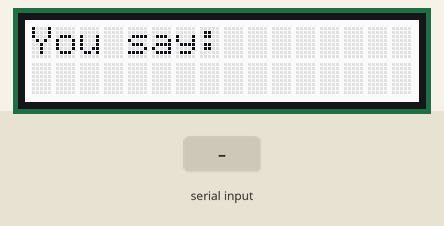
Bench run of a sketch on a simulated Arduino Uno, built with avr-gcc and run on an emulated ATmega328P. Parts: 16×2 character LCD. Inputs (shaded band) come from the test bench. What the sketch prints to the serial monitor is not drawn.

Above: at 3.2 s.
3.3 s: "1\n" received over the second serial link
At 5.5 s:
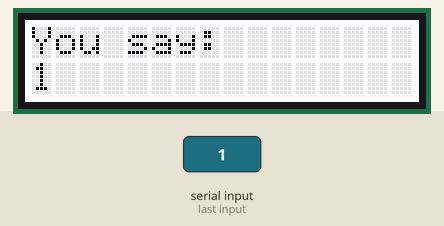
5.8 s: "0\n" received over the second serial link
At 7.6 s:
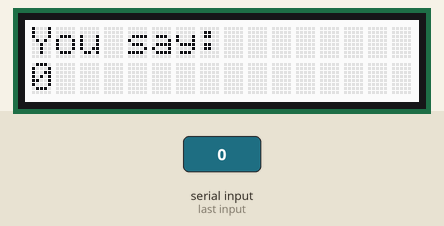
8.3 s: "2\n" received over the second serial link
At 10.7 s:
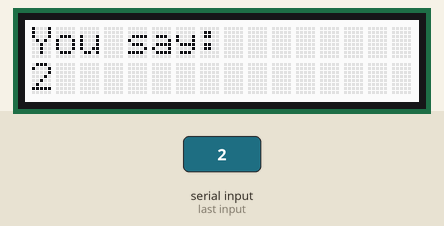
Timing chart, 0 to 12.2 s (numbered marks = the images above; inputs shaded):
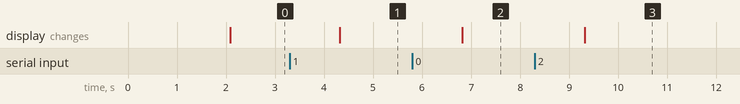

Measured:
- after the input at 3.3 s, the display: changes after 1.0 s (image 1)
- after the input at 5.8 s, the display: changes after 1.0 s (image 2)
- after the input at 8.3 s, the display: changes after 1.0 s (image 3)

The sketch:

179-BT_e_LCD.ino
```cpp
//codice per display - BEGIN
#include <Wire.h>
#include "rgb_lcd.h"
rgb_lcd lcd;
//codice per display - END

#include <SoftwareSerial.h>

SoftwareSerial SSerial(6, 7); //6 RX e 7 TX

void setup() {
  Serial.begin(9600);
  while(!Serial) {}

  Serial.println("ok");
  SSerial.begin(9600);

  lcd.begin(16, 2);
  lcd.setRGB(255,255,255);
  lcd.print("msg me something");
  delay(2000);
  lcd.clear();
  lcd.setCursor(0, 0);
  lcd.print("You say:");
}

String line;

void loop() {
  if (SSerial.available()){
    line = SSerial.readString();
    Serial.println(line);
    //Serial.println(line.length());
    line.replace('\n', ' ');
    line.replace('\r', ' ');
    lcd.setCursor(0, 1);
    lcd.print("                ");
    lcd.setCursor(0, 1);
    if (line.length() > 16) {
      line = line.substring(0,16);
    }
    lcd.print(line);
  }
}
```
